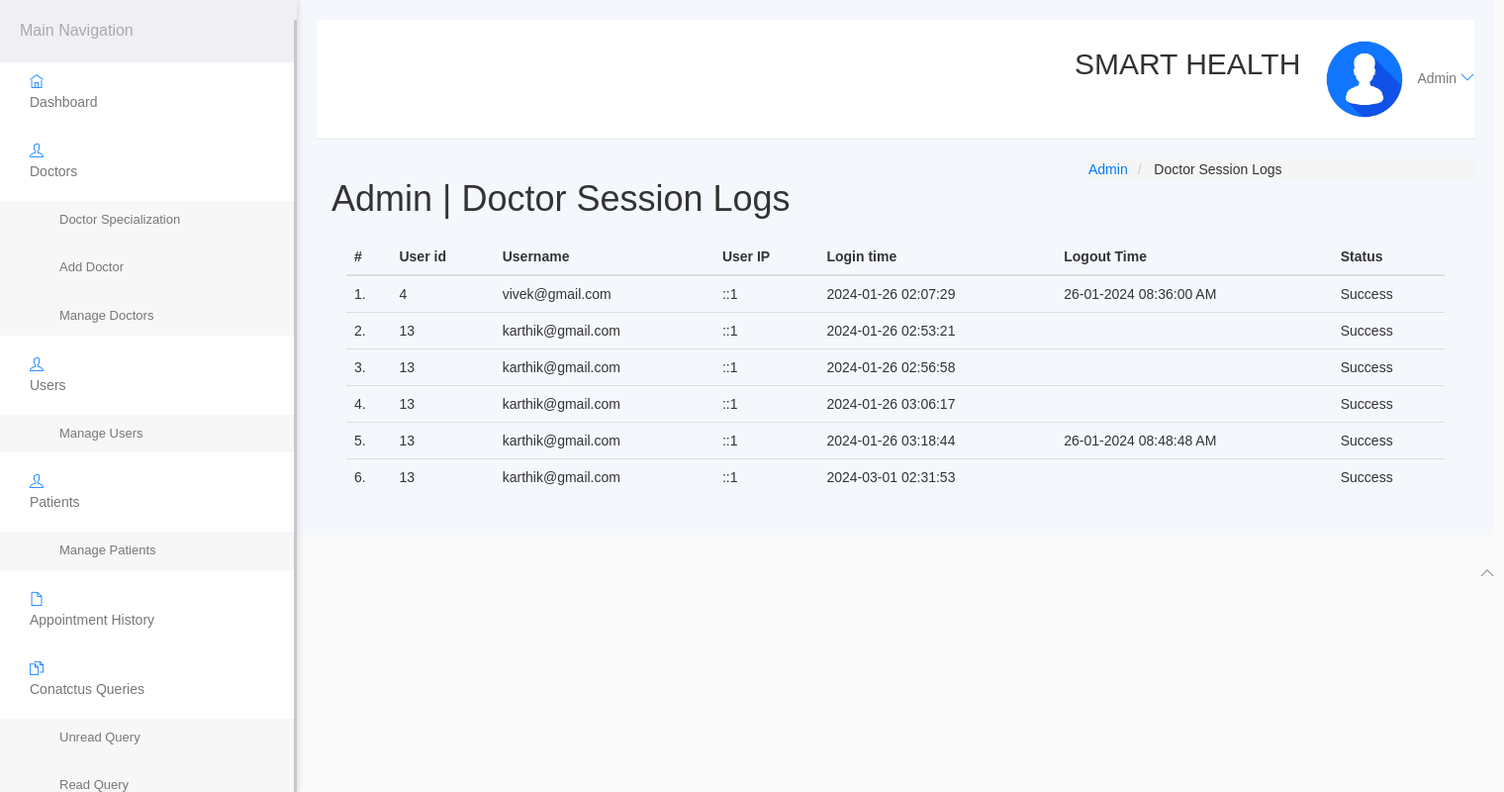
/hospital/hms/admin/doctor-logs.php (signed in), run on the app's committed database.
### tables this page shows
CREATE TABLE `doctorslog` (
  `id` int(11) NOT NULL,
  `uid` int(11) DEFAULT NULL,
  `username` varchar(255) DEFAULT NULL,
  `userip` binary(16) DEFAULT NULL,
  `loginTime` timestamp NULL DEFAULT current_timestamp(),
  `logout` varchar(255) DEFAULT NULL,
  `status` int(11) DEFAULT NULL
);

### hospital/hms/admin/doctor-logs.php (the view, shortened to what this page needs)
<?php
include('include/config.php');
if (strlen($_SESSION['id'] == 0)) {
	header('location:logout.php');
} else {
?>
	<!DOCTYPE html>
	<html lang="en">
	<head>
		<link rel="stylesheet" href="vendor/bootstrap/css/bootstrap.min.css">
		<link rel="stylesheet" href="vendor/fontawesome/css/font-awesome.min.css">
		<link rel="stylesheet" href="vendor/themify-icons/themify-icons.min.css">
		<link href="vendor/animate.css/animate.min.css" rel="stylesheet" media="screen">
		<link href="vendor/perfect-scrollbar/perfect-scrollbar.min.css" rel="stylesheet" media="screen">
		<link href="vendor/switchery/switchery.min.css" rel="stylesheet" media="screen">
		<link href="vendor/bootstrap-touchspin/jquery.bootstrap-touchspin.min.css" rel="stylesheet" media="screen">
		<link href="vendor/select2/select2.min.css" rel="stylesheet" media="screen">
		<link href="vendor/bootstrap-datepicker/bootstrap-datepicker3.standalone.min.css" rel="stylesheet" media="screen">
		<link href="vendor/bootstrap-timepicker/bootstrap-timepicker.min.css" rel="stylesheet" media="screen">
		<link rel="stylesheet" href="assets/css/styles.css">
		<link rel="stylesheet" href="assets/css/plugins.css">
		<link rel="stylesheet" href="assets/css/themes/theme-1.css" id="skin_color" />
	</head>
	<body>
		<div id="app">
			<?php include('include/sidebar.php'); ?>
			<div class="app-content">
				<?php include('include/header.php'); ?>
				<div class="main-content">
					<div class="wrap-content container" id="container">
						<section id="page-title">
							<div class="row">
								<div class="col-sm-8">
									<h1 class="mainTitle">Admin | Doctor Session Logs</h1>
								</div>
								<ol class="breadcrumb">
									<li>
										<span>Admin </span>
									</li>
									<li class="active">
										<span>Doctor Session Logs</span>
									</li>
								</ol>
							</div>
						</section>
						<div class="container-fluid container-fullw bg-white">
							<div class="row">
								<div class="col-md-12">
									<table class="table table-hover" id="sample-table-1">
										<thead>
											<tr>
												<th class="center">#</th>
												<th class="hidden-xs">User id</th>
												<th>Username</th>
												<th>User IP</th>
												<th>Login time</th>
												<th>Logout Time </th>
												<th> Status </th>
											</tr>
										</thead>
										<tbody>
											<?php
											$sql = mysqli_query($con, "select * from doctorslog ");
											$cnt = 1;
											while ($row = mysqli_fetch_array($sql)) {
											?>
												<tr>
													<td class="center"><?php echo $cnt; ?>.</td>
													<td class="hidden-xs"><?php echo $row['uid']; ?></td>
													<td class="hidden-xs"><?php echo $row['username']; ?></td>
													<td><?php echo $row['userip']; ?></td>
													<td><?php echo $row['loginTime']; ?></td>
													<td><?php echo $row['logout']; ?>
													</td>
													<td>
														<?php if ($row['status'] == 1) {
															echo "Success";
														} else {
															echo "Failed";
														} ?>
													</td>
												</tr>
											<?php
												$cnt = $cnt + 1;
											} ?>
										</tbody>
									</table>
								</div>
							</div>
						</div>
					</div>
				</div>
			</div>
			<?php include('include/footer.php'); ?>
		</div>
	</body>
	</html>
<?php } ?>

### hospital/hms/admin/include/sidebar.php (shortened to what this page needs)
<div class="sidebar app-aside" id="sidebar">
				<div class="sidebar-container perfect-scrollbar">
<nav>
						<div class="navbar-title">
							<span>Main Navigation</span>
						</div>
						<ul class="main-navigation-menu">
							<li>
								<a href="dashboard.php">
									<div class="item-content">
										<div class="item-media">
											<i class="ti-home"></i>
										</div>
										<div class="item-inner">
											<span class="title"> Dashboard </span>
										</div>
									</div>
								</a>
							</li>
							<li>
								<a href="javascript:void(0)">
									<div class="item-content">
										<div class="item-media">
											<i class="ti-user"></i>
										</div>
										<div class="item-inner">
											<span class="title"> Doctors </span><i class="icon-arrow"></i>
										</div>
									</div>
								</a>
								<ul class="sub-menu">
									<li>
										<a href="doctor-specilization.php">
											<span class="title"> Doctor Specialization </span>
										</a>
									</li>
									<li>
										<a href="add-doctor.php">
											<span class="title"> Add Doctor</span>
										</a>
									</li>
									<li>
										<a href="Manage-doctors.php">
											<span class="title"> Manage Doctors </span>
										</a>
									</li>
								</ul>
								</li>
				<li>
								<a href="javascript:void(0)">
									<div class="item-content">
										<div class="item-media">
											<i class="ti-user"></i>
										</div>
										<div class="item-inner">
											<span class="title"> Users </span><i class="icon-arrow"></i>
										</div>
									</div>
								</a>
								<ul class="sub-menu">
									<li>
										<a href="manage-users.php">
											<span class="title"> Manage Users </span>
										</a>
									</li>
								</ul>
								</li>
								<li>
								<a href="javascript:void(0)">
									<div class="item-content">
										<div class="item-media">
											<i class="ti-user"></i>
										</div>
										<div class="item-inner">
											<span class="title"> Patients </span><i class="icon-arrow"></i>
										</div>
									</div>
								</a>
								<ul class="sub-menu">
									<li>
										<a href="manage-patient.php">
											<span class="title"> Manage Patients </span>
										</a>
									</li>
								</ul>
								</li>
<li>
								<a href="appointment-history.php">
									<div class="item-content">
										<div class="item-media">
											<i class="ti-file"></i>
										</div>
										<div class="item-inner">
											<span class="title"> Appointment History </span>
										</div>
									</div>
								</a>
							</li>
				<li>
								<a href="javascript:void(0)">
									<div class="item-content">
										<div class="item-media">
											<i class="ti-files"></i>
										</div>
										<div class="item-inner">
											<span class="title"> Conatctus Queries </span><i class="icon-arrow"></i>
										</div>
									</div>
								</a>
								<ul class="sub-menu">
									<li>
										<a href="unread-queries.php">
											<span class="title"> Unread Query </span>
										</a>
									</li>
									<li>
										<a href="read-query.php">
											<span class="title"> Read Query </span>
										</a>
									</li>
								</ul>
								</li>
						</ul>
					</nav>
					</div>
			</div>

### hospital/hms/admin/include/header.php (shortened to what this page needs)
<header class="navbar navbar-default navbar-static-top">
	<div class="navbar-collapse collapse">
		<ul class="nav navbar-right" style="display:flex; justify-content:space-between;">
			<li style="padding-top:2% ">
				<h2>SMART HEALTH</h2>
			</li>
			<li class="dropdown current-user">
				<a href class="dropdown-toggle" data-toggle="dropdown">
					<img src="assets/images/logo.avif" height="100px"> <span class="username">
						Admin
						<i class="ti-angle-down"></i></i></span>
				</a>
			</li>
		</ul>
	</div>
</header>

### hospital/hms/admin/include/footer.php
<footer>
	<div class="footer-inner">
		<div class="pull-left">
			<span class="text-bold text-uppercase"> SMART HEALTH</span>
		</div>
		<div class="pull-right">
			<span class="go-top"><i class="ti-angle-up"></i></span>
		</div>
	</div>
</footer>

### hospital/hms/admin/assets/css/styles.css (style rules this page uses)
* { margin: 0; padding: 0; box-sizing: border-box; }
body { font-family: "Arial", sans-serif; background-color: #f4f7fc; color: #333; display: flex; min-height: 100vh; overflow-x: hidden; }
#sidebar { position: fixed; top: 0; left: 0; height: 100%; width: 300px; background-color: #007bff; color: white; padding-top: 20px; box-shadow: 2px 0 5px rgba(0, 0, 0, 0.1); overflow-y: auto; scroll-behavior: smooth; }
.sidebar-container { overflow-y: auto; padding-bottom: 20px; }
.navbar-title { color: #fff; font-size: 16px; padding-left: 20px; padding-bottom: 10px; }
.main-navigation-menu { list-style: none; padding-left: 0; }
.main-navigation-menu li { display: block; margin: 10px 0; }
.main-navigation-menu a { text-decoration: none; color: white; display: block; padding: 10px; padding-left: 30px; border-radius: 4px; font-size: 14px; transition: background-color 0.3s ease; }
.main-navigation-menu .sub-menu { list-style: none; padding-left: 20px; }
.main-navigation-menu .sub-menu li a { font-size: 13px; padding-left: 40px; }
.app-content { margin-left: 300px; width: calc(100% - 300px); padding: 20px; background-color: #f4f7fc; }
.breadcrumb { margin: 0; padding: 0; list-style: none; display: flex; gap: 5px; }
.breadcrumb li { font-size: 14px; color: #007bff; }
.breadcrumb li.active { color: #333; }
footer { margin-top: 30px; text-align: center; font-size: 14px; color: #777; }

### hospital/hms/admin/assets/css/plugins.css (style rules this page uses)
.perfect-scrollbar { overflow-y: hidden !important; }

### hospital/hms/admin/assets/css/themes/theme-1.css (style rules this page uses)
body { background: #FAFAFA; }
header .navbar-collapse { background: #ffffff !important; border-bottom-color: #c8c7cc !important; box-shadow: none !important; }
header .navbar-collapse .navbar-right > li > a { color: #777; }
header .navbar-collapse .navbar-right > li > a i { color: #007aff !important; }
#sidebar { background: #EFEFF4 !important; }
#sidebar:before { border-right-width: "1px" !important; border-right-style: solid; border-right-color: #c8c7cc !important; }
#sidebar nav { border-right-width: "1px" !important; border-right-style: solid; border-right-color: #c8c7cc !important; }
#sidebar nav .navbar-title { color: #aaaaaa; }
#sidebar nav > ul { background: #ffffff !important; border-bottom-color: #c8c7cc !important; border-top-color: #c8c7cc !important; }
#sidebar nav > ul > li > a .item-media > i { color: #007aff !important; }
#sidebar nav > ul > li > a .item-inner { color: #777 !important; border-bottom-color: #c8c7cc; }
#sidebar nav > ul .sub-menu { background: #f7f7f7; }
#sidebar nav > ul .sub-menu > li a { color: #777; }
#app > footer { background: #ffffff !important; border-top-color: #c8c7cc !important; color: #777; }

### data on the page
doctorslog: uid "4", username "vivek@gmail.com", userip "::1", loginTime "2024-01-26 02:07:29", logout "26-01-2024 08:36:00 AM", status "Success"
doctorslog: uid "13", username "karthik@gmail.com", userip "::1", loginTime "2024-01-26 02:53:21", status "Success"
doctorslog: uid "13", username "karthik@gmail.com", userip "::1", loginTime "2024-01-26 02:56:58", status "Success"
doctorslog: uid "13", username "karthik@gmail.com", userip "::1", loginTime "2024-01-26 03:06:17", status "Success"
doctorslog: uid "13", username "karthik@gmail.com", userip "::1", loginTime "2024-01-26 03:18:44", logout "26-01-2024 08:48:48 AM", status "Success"
doctorslog: uid "13", username "karthik@gmail.com", userip "::1", loginTime "2024-03-01 02:31:53", status "Success"
